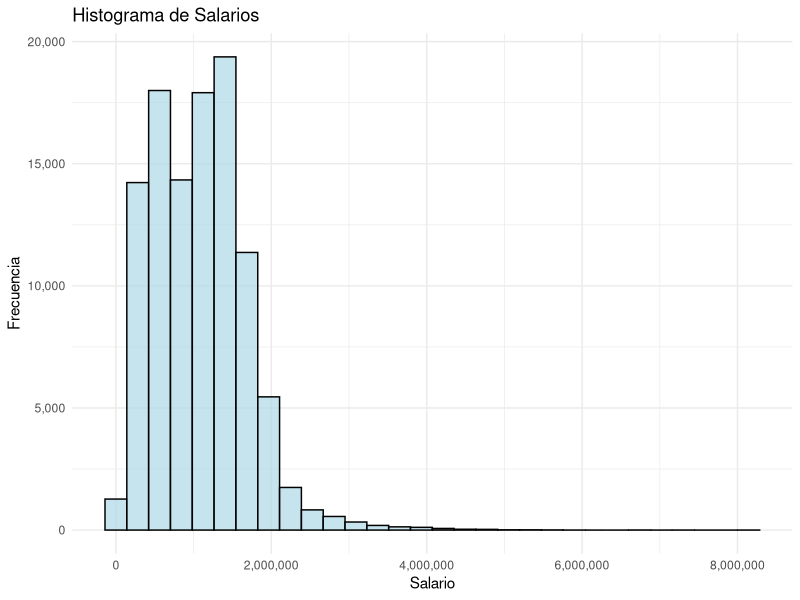
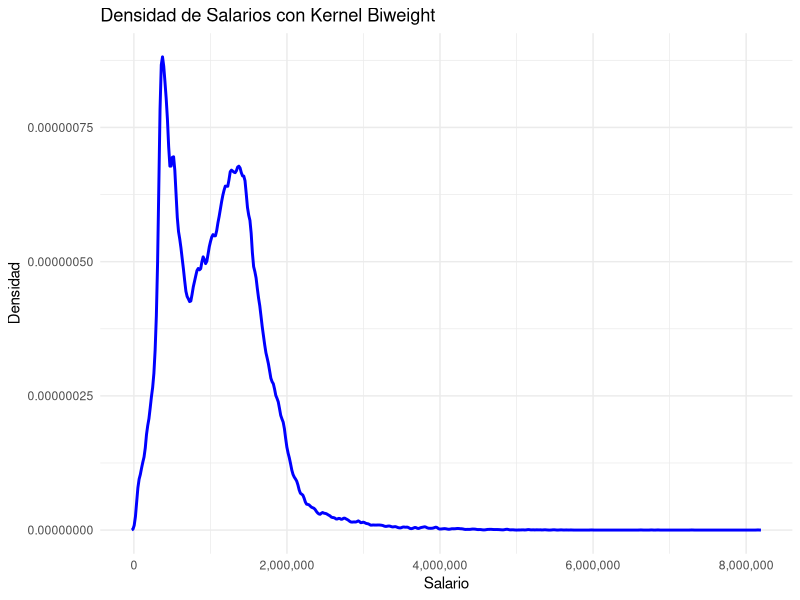
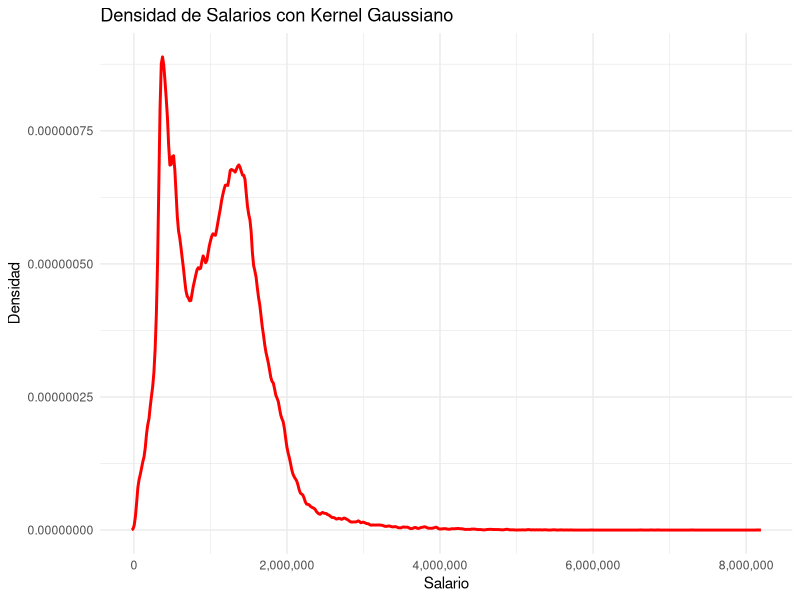
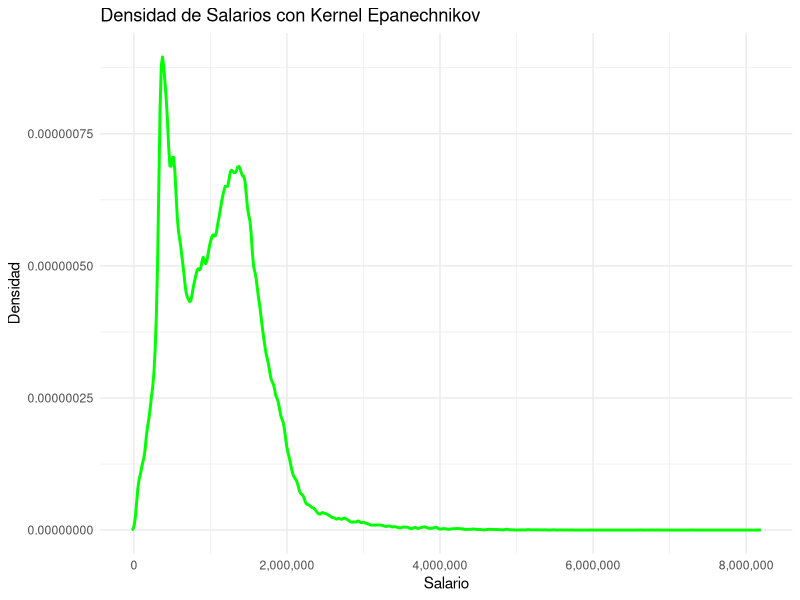
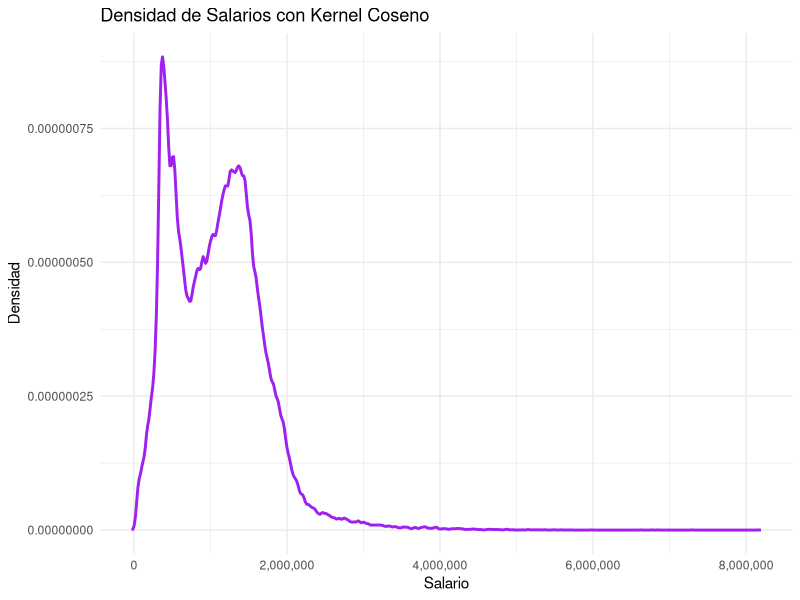
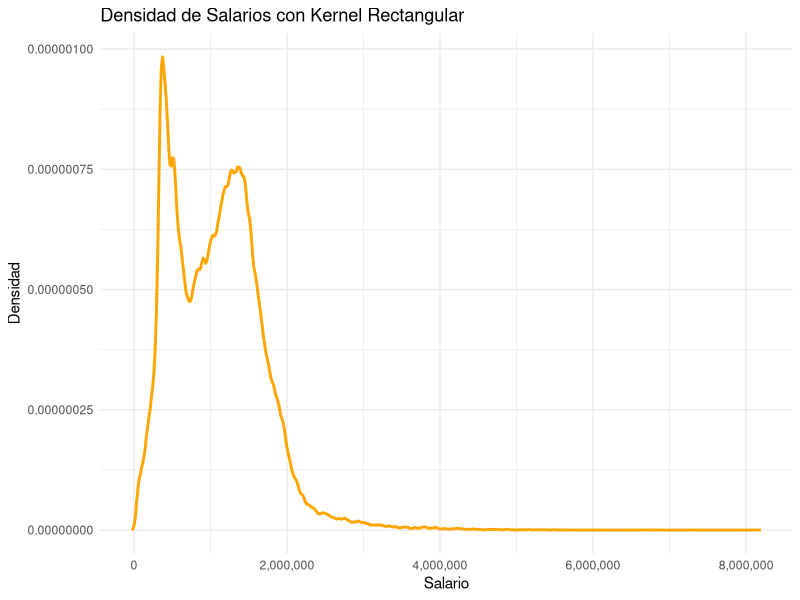
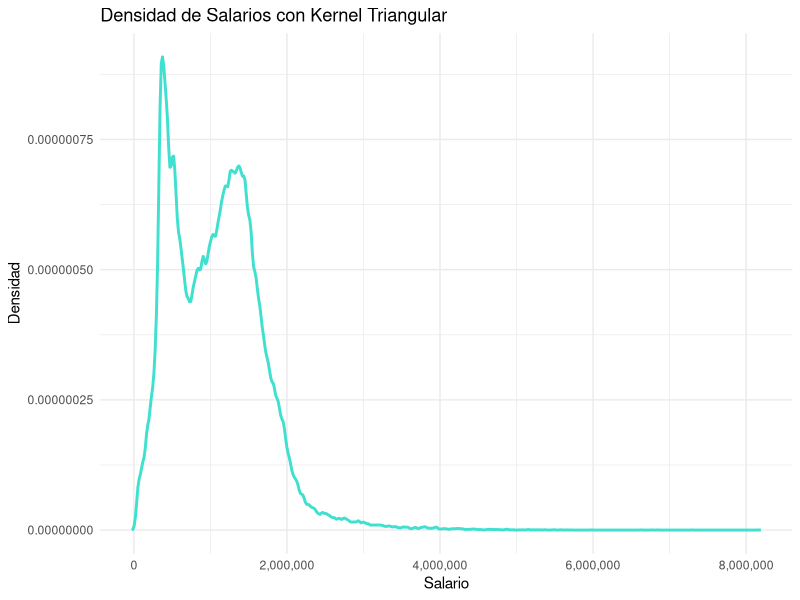
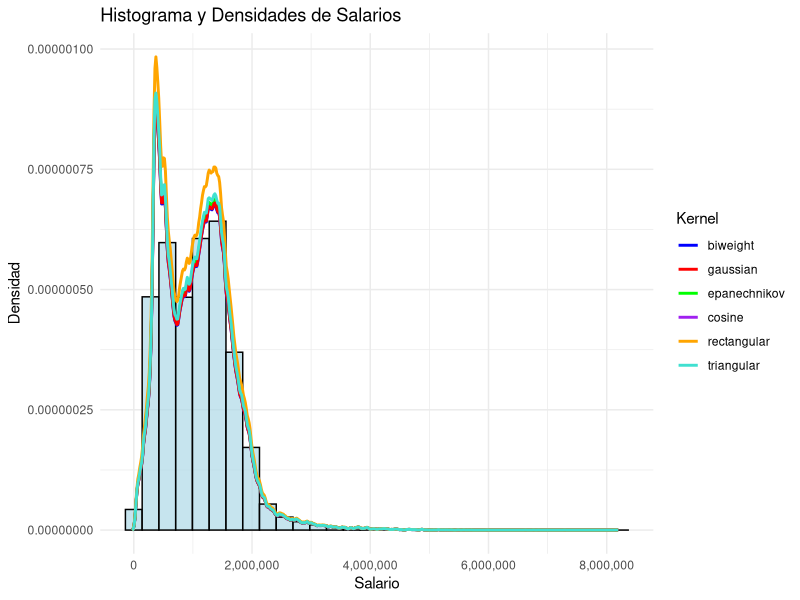

Recreate these plots in R, in order.
library(readr)
library(tidyverse)
library(dplyr)
library(ggplot2)

BD <- read_csv2("BaseSalarios.csv")[-6]
BD <- BD %>% rename("Salario" = "U. Salario", "Cuotas" = "Coutas" ) 

BD <- BD[BD$Salario <= 10000000, ]

#Punto 1
#Histograma de los salarios 
hist_salarios <- ggplot(BD, aes(x = Salario)) +
  geom_histogram(fill = "lightblue", color = "black", alpha = 0.7) +
  labs(title = "Histograma de Salarios", x = "Salario", y = "Frecuencia") + 
  scale_x_continuous(labels = scales::comma_format()) +
  scale_y_continuous(labels = scales::comma_format()) +
  theme_minimal()
print(hist_salarios)

#Punto 2
#Densidad de los salarios por Kernel
Kernels <- c("biweight", "gaussian", "epanechnikov", "cosine", "rectangular", 
             "triangular")

densidades <- lapply(Kernels, function(kernel) {
  density(BD$Salario, kernel = kernel, bw = "ucv")
})

crear_grafico_kernel <- function(densidad, titulo, col) {
  ggplot(data.frame(x = densidad$x, y = densidad$y), aes(x = x, y = y)) +
    geom_line(color = col, size = 1) +
    labs(title = titulo, y = "Densidad", x = "Salario") +
    scale_x_continuous(labels = scales::comma_format()) +
    scale_y_continuous(labels = scales::comma_format()) +
    theme_minimal()
}

# Límites de los ejes y cuadrícula para todos los gráficos
xlim <- c(0, max(BD$Salario))
ylim <- c(0, max(sapply(densidades, function(d) max(d$y))))

# Crear gráficos llamando a la función
biweight <- crear_grafico_kernel(densidades[[1]], 
                                 "Densidad de Salarios con Kernel Biweight", 
                                 "blue")
print(biweight)
gaussian <- crear_grafico_kernel(densidades[[2]], 
                                 "Densidad de Salarios con Kernel Gaussiano", 
                                 "red")
print(gaussian)
epanechnikov <- crear_grafico_kernel(densidades[[3]], 
                                     "Densidad de Salarios con Kernel Epanechnikov", 
                                     "green")
print(epanechnikov)
cosine <- crear_grafico_kernel(densidades[[4]], 
                               "Densidad de Salarios con Kernel Coseno", 
                               "purple")
print(cosine)
rectangular <- crear_grafico_kernel(densidades[[5]], 
                                    "Densidad de Salarios con Kernel Rectangular", 
                                    "orange")
print(rectangular)
triangular <- crear_grafico_kernel(densidades[[6]], 
                                   "Densidad de Salarios con Kernel Triangular", 
                                   "turquoise")
print(triangular)

#Punto 3
#Resultados 
hist_salarios_densidad <- ggplot(BD, aes(x = Salario, y = after_stat(density))) +
  geom_histogram(fill = "lightblue", color = "black", alpha = 0.7) +
  labs(title = "Histograma y Densidades de Salarios", x = "Salario", y = "Densidad") + 
  scale_x_continuous(labels = scales::comma_format()) +
  scale_y_continuous(labels = scales::comma_format()) +
  theme_minimal()

juntos <- hist_salarios_densidad +
  geom_line(data = data.frame(x = densidades[[1]]$x, y = densidades[[1]]$y, color = Kernels[1]), 
            aes(x = x, y = y, color = Kernels[1]), size = 1) +
  geom_line(data = data.frame(x = densidades[[2]]$x, y = densidades[[2]]$y, color = Kernels[2]), 
            aes(x = x, y = y, color = Kernels[2]), size = 1) +
  geom_line(data = data.frame(x = densidades[[3]]$x, y = densidades[[3]]$y, color = Kernels[3]), 
            aes(x = x, y = y, color = Kernels[3]), size = 1) +
  geom_line(data = data.frame(x = densidades[[4]]$x, y = densidades[[4]]$y, color = Kernels[4]), 
            aes(x = x, y = y, color = Kernels[4]), size = 1) +
  geom_line(data = data.frame(x = densidades[[5]]$x, y = densidades[[5]]$y, color = Kernels[5]), 
            aes(x = x, y = y, color = Kernels[5]), size = 1) +
  geom_line(data = data.frame(x = densidades[[6]]$x, y = densidades[[6]]$y, color = Kernels[6]), 
            aes(x = x, y = y, color = Kernels[6]), size = 1) +
  scale_color_manual(values = c("blue", "red", "green", "purple", "orange", 
                                "turquoise"), labels = Kernels) +
  labs(color = "Kernel")

print(juntos)



